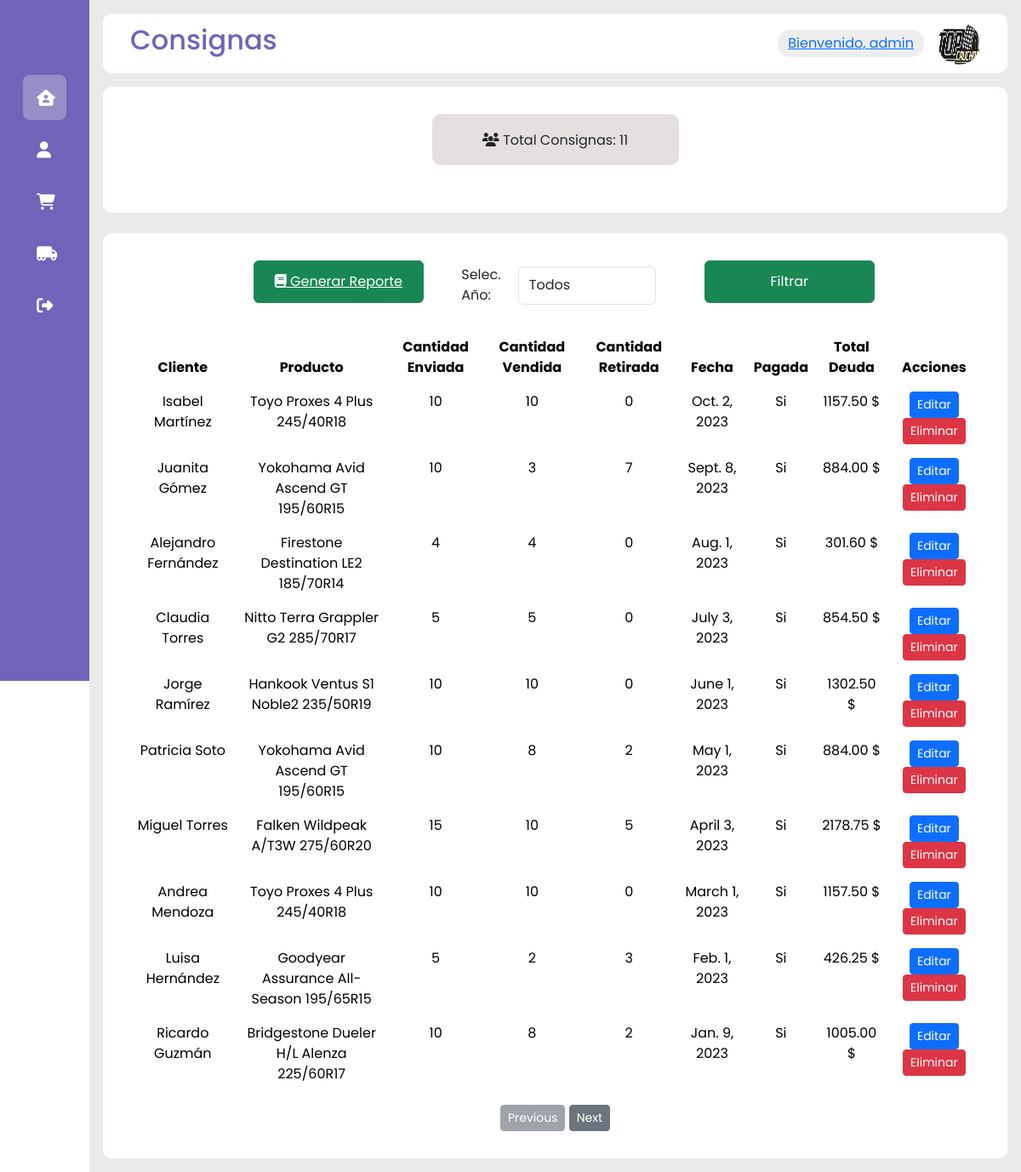
Page /clientsdata/ (signed in) on the earlier database version.
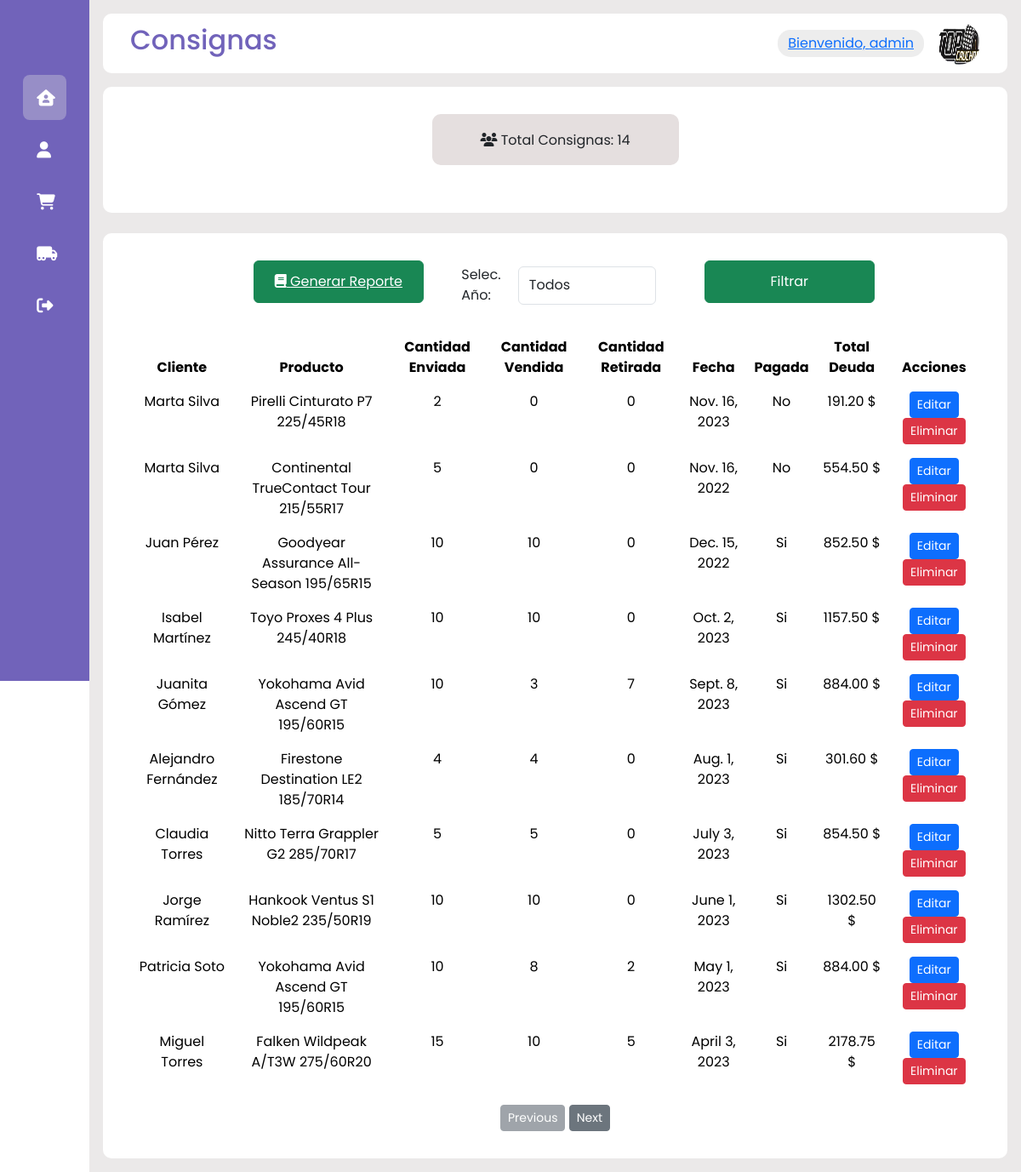
Same page on the later database version.
### clientsdata/models.py (models this page shows, shortened)
class ClientData(models.Model):
    client = models.ForeignKey(Client, on_delete=models.CASCADE, related_name='client_data', verbose_name='Client')
    product = models.ForeignKey(Product, blank=False, null=True, on_delete=models.SET_NULL,verbose_name='Producto')
    cantidad_enviada = models.IntegerField(blank=False, null=False, verbose_name='Cantidad Enviada')
    cantidad_vendida = models.IntegerField(blank=True, null=True, verbose_name='Cantidad Vendida')
    cantidad_retirada = models.IntegerField(blank=True, null=True, verbose_name='Cantidad Retirada')
    total_deuda = models.DecimalField(max_digits=8, decimal_places=2, blank=True, null=False, verbose_name='Total Deuda')
    paid = models.BooleanField(blank=True, null=False, default=False, verbose_name= 'Paid')
    start_date = models.DateField(blank=False, null=False, verbose_name= 'Start Date')
    class Meta:
        db_table = 'clientsdata'
        verbose_name = 'ClientData'
        verbose_name_plural = 'ClientDatas'
        ordering = ['-id']

### clients/models.py (models this page shows, shortened)
class Client(models.Model):
    fullname = models.CharField(max_length=255, blank=False, null=False, verbose_name='Fullname')
    email = models.EmailField(blank=True, null=True, verbose_name='Email')
    phone = models.CharField(max_length=30, blank=True, null=True, verbose_name='Phone')
    address = models.CharField(max_length=255, blank=True, null=True, verbose_name='Address')
    class Meta:
        db_table = 'clients'
        verbose_name = 'Client'
        verbose_name_plural = 'Clients'
        ordering = ['-id']

### products/models.py (models this page shows)
class Product(models.Model):
    name = models.CharField(max_length=255, blank=False, null=False, verbose_name='Product Name')
    description = models.CharField(max_length=255, blank=False, null=False, verbose_name='Product Description')
    price = models.DecimalField(max_digits=5, decimal_places=2, blank=False, null=False, verbose_name='Price')
    quantity = models.IntegerField(max_length=10, blank=False, null=False, verbose_name='Quantity')
    def __str__(self):
        return self.name

### clientsdata/views.py (the view, shortened to what this page needs)
# urls.py: path('', ClientsDataList.as_view(), name='ClientsData'),
class ClientsDataList(LoginRequiredMixin, ListView):
    model = ClientData
    template_name = 'clients_data_list.html'
    context_object_name = 'clientsdata'
    def get_queryset(self):
        queryset = super().get_queryset()
        search_query = self.request.GET.get('search')
        year_filter = self.request.GET.get('start_date')
        if year_filter:
            queryset = queryset.filter(start_date__year=year_filter)
        return queryset
    def get_context_data(self, **kwargs):
        context = super().get_context_data(**kwargs)
        all_clientsdata = ClientData.objects.all()
        context['all_clientsdata'] = len(all_clientsdata)
        years = ClientData.objects.dates('start_date', 'year', order='DESC')
        years = [year.year for year in years]
        context['selected_years'] = years
        selected_year = self.request.GET.get('year')
        context['selected_year'] = selected_year
        return context

### clientsdata/templates/clients_data_list.html (shortened to what the changed rows need)
{% extends 'base.html' %}
{% block headertitle %}Consignas{% endblock %}
{% block content %}
<div class="card--container">
    <div class="card--wrapper">
        <div class="row">
            <div class="col-sm-6 mb-2">
                <div class="clients--card">
                    <div class="clients--header">
                        <div class="clients">
                            <span class="clients--title">
                                <i class="fa-solid fa-users"></i> Total Consignas:<span class="clients--number">
                                    {{ all_clientsdata }}
                                </span>
                            </span>
                        </div>
                    </div>
                </div>
            </div>
        </div>
    </div>
</div>
<br>
<div class="card--container">
        <table class="table table-borderless">
            <thead>
                <tr>
                    <th scope="row" style="text-align: center;">Cliente</th>
                    <th scope="row" style="text-align: center;">Producto</th>
                    <th scope="row" style="text-align: center;">Cantidad Enviada</th>
                    <th scope="row" style="text-align: center;">Cantidad Vendida</th>
                    <th scope="row" style="text-align: center;">Cantidad Retirada</th>
                    <th scope="row" style="text-align: center;">Fecha</th>
                    <th scope="row" style="text-align: center;">Pagada</th>
                    <th scope="row" style="text-align: center;">Total Deuda</th>
                    <th scope="row" style="text-align: center;">Acciones</th>
                </tr>
            </thead>
            <tbody>
            {% for clientdata in clientsdata %}
            <tr>
                <td style="text-align: center;">{{ clientdata.client.fullname }}</td>
                <td style="text-align: center;">{{ clientdata.product }}</td>
                <td style="text-align: center;">{{ clientdata.cantidad_enviada }}</td>
                <td style="text-align: center;">{{ clientdata.cantidad_vendida }}</td>
                <td style="text-align: center;">{{ clientdata.cantidad_retirada }}</td>
                <td style="text-align: center;">{{ clientdata.start_date }}</td>
                {% if clientdata.paid is True %}
                    <td style="text-align: center;">Si</td>
                {% endif %}
                {% if clientdata.paid is False %}
                    <td style="text-align: center;">No</td>
                {% endif %}
                <td style="text-align: center;">{{ clientdata.total_deuda }} $</td>
                <td style="text-align: center;">
                    <a href="{% url 'clientsdata:UpdateClientData' clientdata.id %}" class="btn btn-primary btn-sm">Editar</a>
                    <a href="{% url 'clientsdata:DeleteClientData' clientdata.id %}" class="btn btn-danger btn-sm">Eliminar</a>
                </td>
            </tr>
            {% empty %}
            <tr>
                <td colspan="9" style="text-align: center;">No se encontraron consignas para este cliente.</td>
            </tr>
            {% endfor %}
            </tbody>
        </table>
    </div>
</div>
{% endblock %}

Differences in the rows shown:
no longer on this page (row unchanged): ClientData: client.fullname "Andrea Mendoza", product "Toyo Proxes 4 Plus 245/40R18", cantidad_enviada "10", cantidad_vendida "10", cantidad_retirada "0", start_date "March 1, 2023", paid "Si", total_deuda "1157.50"
no longer on this page (row unchanged): ClientData: client.fullname "Luisa Hernández", product "Goodyear Assurance All-Season 195/65R15", cantidad_enviada "5", cantidad_vendida "2", cantidad_retirada "3", start_date "Feb. 1, 2023", paid "Si", total_deuda "426.25"
no longer on this page (row unchanged): ClientData: client.fullname "Ricardo Guzmán", product "Bridgestone Dueler H/L Alenza 225/60R17", cantidad_enviada "10", cantidad_vendida "8", cantidad_retirada "2", start_date "Jan. 9, 2023", paid "Si", total_deuda "1005.00"
added ClientData: client.fullname "Marta Silva", product "Pirelli Cinturato P7 225/45R18", cantidad_enviada "2", cantidad_vendida "0", cantidad_retirada "0", start_date "Nov. 16, 2023", paid "No", total_deuda "191.20"
added ClientData: client.fullname "Marta Silva", product "Continental TrueContact Tour 215/55R17", cantidad_enviada "5", cantidad_vendida "0", cantidad_retirada "0", start_date "Nov. 16, 2022", paid "No", total_deuda "554.50"
added ClientData: client.fullname "Juan Pérez", product "Goodyear Assurance All-Season 195/65R15", cantidad_enviada "10", cantidad_vendida "10", cantidad_retirada "0", start_date "Dec. 15, 2022", paid "Si", total_deuda "852.50"
Other differences:
{{ all_clientsdata }}: "11" → "14"
